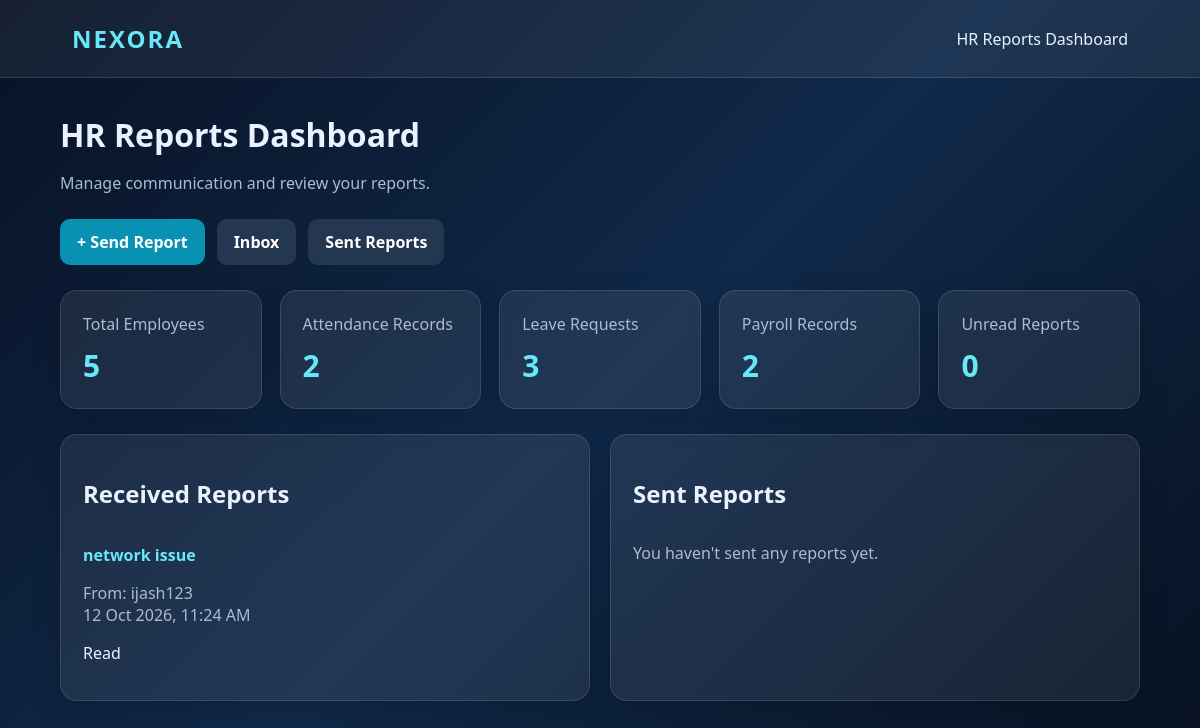
The page /reports/ (signed in) on the database its author committed.
### reports/models.py (models this page shows, shortened)
class Report(models.Model):
    STATUS_CHOICES = [
        ("unread", "Unread"),
        ("read", "Read"),
    ]
    sender = models.ForeignKey(
        settings.AUTH_USER_MODEL,
        on_delete=models.CASCADE,
        related_name="sent_reports",
    )
    receiver = models.ForeignKey(
        settings.AUTH_USER_MODEL,
        on_delete=models.CASCADE,
        related_name="received_reports",
    )
    subject = models.CharField(max_length=200)
    message = models.TextField()
    status = models.CharField(
        max_length=10,
        choices=STATUS_CHOICES,
        default="unread",
    )
    created_at = models.DateTimeField(auto_now_add=True)
    class Meta:
        ordering = ["-created_at"]

### accounts/models.py (models this page shows, shortened)
class User(AbstractUser):
    ROLE_CHOICES = (
        ('employee', 'Employee'),
        ('hr', 'HR'),
        ('manager', 'Manager'),
    )
    role = models.CharField(
        max_length=20,
        choices=ROLE_CHOICES,
        default='employee'
    )
    email = models.EmailField(
        unique=True
    )
    phone = models.CharField(
        max_length=15,
        blank=True
    )
    created_at = models.DateTimeField(
        auto_now_add=True
    )

### reports/views.py (the view)
@login_required
def reports_dashboard(request):
    role = (getattr(request.user, "role", "") or "").lower()
    received_reports = Report.objects.filter(
        receiver=request.user
    ).select_related("sender")
    sent_reports = Report.objects.filter(
        sender=request.user
    ).select_related("receiver")
    context = {
        "received_reports": received_reports[:10],
        "sent_reports": sent_reports[:10],
        "received_count": received_reports.count(),
        "sent_count": sent_reports.count(),
        "unread_count": received_reports.filter(
            status="unread"
        ).count(),
        "user_role": role,
    }
    if role == "employee":
        return render(
            request,
            "reports/employee_dashboard.html",
            context,
        )
    elif role == "hr":
        context.update({
            "total_employees": EmployeeProfile.objects.count(),
            "total_attendance": Attendance.objects.count(),
            "total_leave_requests": Leave.objects.count(),
            "total_payroll_records": Payroll.objects.count(),
        })
        return render(
            request,
            "reports/dashboard.html",
            context,
        )
    elif role == "manager":
        return render(
            request,
            "reports/manager_dashboard.html",
            context,
        )
    return HttpResponseForbidden(
        "You are not authorized to access the reports dashboard."
    )

### templates/reports/dashboard.html (shortened to what this page needs)
{% load static %}
<!DOCTYPE html>
<html lang="en">
<head>
</head>
<body>
<header>
    <div class="brand">NEXORA</div>
    <div>HR Reports Dashboard</div>
</header>
<main class="container">
    <h1>HR Reports Dashboard</h1>
    <p class="muted">Manage communication and review your reports.</p>
    <div class="actions">
        <a class="button" href="{% url 'reports:send_report' %}">+ Send Report</a>
        <a class="button secondary" href="{% url 'reports:inbox_reports' %}">Inbox</a>
        <a class="button secondary" href="{% url 'reports:sent_reports' %}">Sent Reports</a>
    </div>
    <section class="stats">
        <div class="card">
            <div class="muted">Total Employees</div>
            <div class="number">{{ total_employees|default:0 }}</div>
        </div>
        <div class="card">
            <div class="muted">Attendance Records</div>
            <div class="number">{{ total_attendance|default:0 }}</div>
        </div>
        <div class="card">
            <div class="muted">Leave Requests</div>
            <div class="number">{{ total_leave_requests|default:0 }}</div>
        </div>
        <div class="card">
            <div class="muted">Payroll Records</div>
            <div class="number">{{ total_payroll_records|default:0 }}</div>
        </div>
        <div class="card">
            <div class="muted">Unread Reports</div>
            <div class="number">{{ unread_count|default:0 }}</div>
        </div>
    </section>
    <section class="panels">
        <div class="panel">
            <h2>Received Reports</h2>
            {% for report in received_reports %}
                <div class="report">
                    <a href="{% url 'reports:report_detail' report.id %}">
                        {{ report.subject }}
                    </a>
                    <p class="muted">
                        From: {{ report.sender.username }}<br>
                        {{ report.created_at|date:"d M Y, h:i A" }}
                    </p>
                    <span>{{ report.get_status_display }}</span>
                </div>
            {% empty %}
                <p class="empty">No reports received yet.</p>
            {% endfor %}
        </div>
        <div class="panel">
            <h2>Sent Reports</h2>
            {% for report in sent_reports %}
                <div class="report">
                    <a href="{% url 'reports:report_detail' report.id %}">
                        {{ report.subject }}
                    </a>
                    <p class="muted">
                        To: {{ report.receiver.username }}<br>
                        {{ report.created_at|date:"d M Y, h:i A" }}
                    </p>
                    <span>{{ report.get_status_display }}</span>
                </div>
            {% empty %}
                <p class="empty">You haven't sent any reports yet.</p>
            {% endfor %}
        </div>
    </section>
</main>
</body>
</html>

### templates/reports/dashboard.html (style rules this page uses)
* { box-sizing: border-box; }
body { margin: 0; font-family: "Segoe UI", Arial, sans-serif; color: #eaf2ff; background: linear-gradient(135deg, #081225, #10294a, #07101f); min-height: 100vh; }
header { padding: 22px 6%; display: flex; justify-content: space-between; align-items: center; gap: 15px; flex-wrap: wrap; background: rgba(255,255,255,.06); border-bottom: 1px solid rgba(255,255,255,.12); }
.brand { font-size: 24px; font-weight: 800; letter-spacing: 2px; color: #67e8f9; }
.container { width: 90%; max-width: 1200px; margin: 35px auto; }
h1 { margin-bottom: 8px; }
.muted { color: #aabbd3; }
.actions { display: flex; flex-wrap: wrap; gap: 12px; margin: 25px 0; }
a.button { display: inline-block; padding: 12px 17px; border-radius: 10px; background: #0891b2; color: white; text-decoration: none; font-weight: 700; }
a.button.secondary { background: #243750; }
.stats { display: grid; grid-template-columns: repeat(auto-fit, minmax(190px, 1fr)); gap: 18px; margin: 25px 0; }
.card, .panel { background: rgba(255,255,255,.07); border: 1px solid rgba(255,255,255,.12); border-radius: 17px; padding: 22px; box-shadow: 0 10px 30px rgba(0,0,0,.15); }
.number { font-size: 30px; font-weight: 800; color: #67e8f9; margin-top: 10px; }
.panels { display: grid; grid-template-columns: repeat(auto-fit, minmax(280px, 1fr)); gap: 20px; }
.report { padding: 14px 0; border-bottom: 1px solid rgba(255,255,255,.12); }
.report:last-child { border-bottom: none; }
.report a { color: #67e8f9; text-decoration: none; font-weight: 700; }
.empty { color: #aabbd3; padding: 12px 0; }

### rows shown on the page
Report: subject "network issue", sender.username "ijash123", created_at "12 Oct 2026, 11:24 AM", status "Read"

### other values the page prints
{{ total_employees|default:0 }} "5"
{{ total_attendance|default:0 }} "2"
{{ total_leave_requests|default:0 }} "3"
{{ total_payroll_records|default:0 }} "2"
{{ unread_count|default:0 }} "0"
